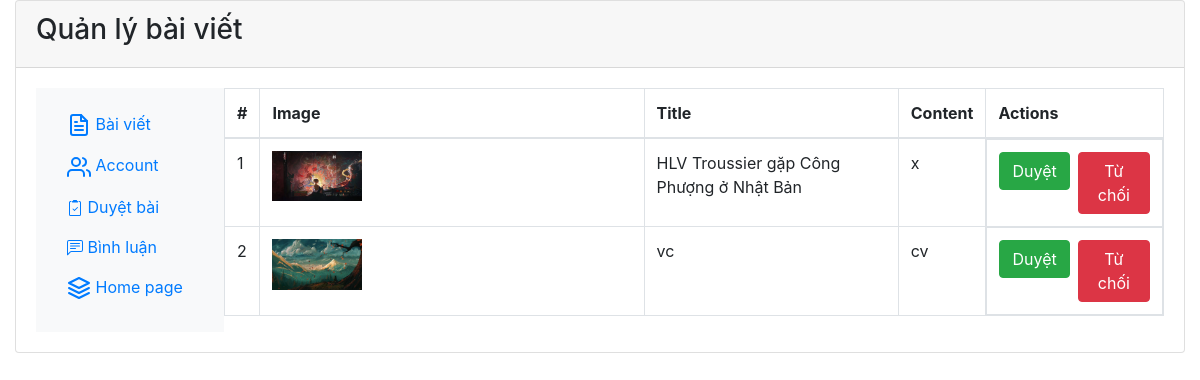
Before: /admin/posts/pending (signed in) with the older database file.
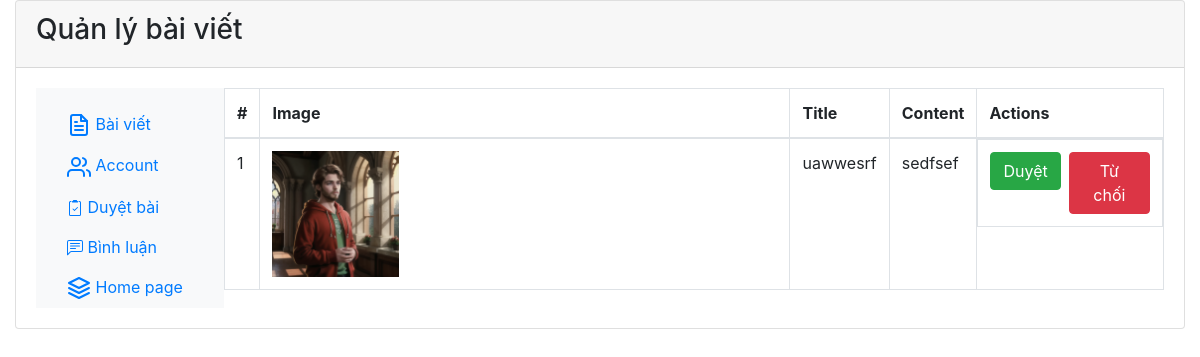
After: the same page with the newer database file.
### app.py (models this page shows)
class Post(db.Model):
    id = db.Column(db.Integer, primary_key=True)
    title = db.Column(db.String(100), nullable=False)
    content = db.Column(db.Text, nullable=False)
    image_url = db.Column(db.String(100))
    status = db.Column(db.String(20), default='pending')
    comments = db.relationship('Comment', backref='post_relation', lazy=True)

### app.py (the view)
@app.route('/admin/posts/pending')
@login_required
def pending_posts():
    pending_posts = Post.query.filter_by(status='pending').all()
    return render_template('admin/pending_posts.html', pending_posts=pending_posts)

### app.py (called while the page is built)
@login_manager.user_loader
def load_user(user_id):
    return User.query.get(int(user_id))

### templates/admin/pending_posts.html (shortened to what this page needs)
<!DOCTYPE html>
<html lang="en">
  <head>
    <link
      rel="stylesheet"
      href="https://cdn.jsdelivr.net/npm/bootstrap@4.3.1/dist/css/bootstrap.min.css"
    />
  </head>
  <body id="page-top">
    <div class="container-fluid h-100">
      <div class="card">
        <div class="card-header">
          <div class="row h-100">
            <div class="col-md-6">
              <h3>Quản lý bài viết</h3>
            </div>
          </div>
        </div>
        <div class="card-body d-flex">
          <nav
            id="sidebarMenu"
            class="col-md-3 col-lg-2 d-md-block bg-light sidebar collapse"
          >
            <div class="position-sticky pt-3">
              <ul class="nav flex-column">
                <li class="nav-item">
                  <a class="nav-link" href="/admin">
                    Bài viết
                  </a>
                </li>
                <li class="nav-item">
                  <a class="nav-link" href="/userManagement">
                    Account
                  </a>
                </li>
                <li class="nav-item">
                  <a class="nav-link" href="{{ url_for('pending_posts') }}">
                    Duyệt bài
                  </a>
                </li>
                <li class="nav-item">
                  <a class="nav-link" href="{{ url_for('admin_comments') }}">
                    Bình luận
                  </a>
                </li>
                <li class="nav-item">
                  <a class="nav-link" href="/">
                    Home page
                  </a>
                </li>
              </ul>
            </div>
          </nav>
          <div class="d-flex flex-column ms-5 ps-5">
            <table class="table table-bordered">
              <thead>
                <tr>
                  <th>#</th>
                  <th>Image</th>
                  <th>Title</th>
                  <th>Content</th>
                  <th>Actions</th>
                </tr>
              </thead>
              <tbody>
                {% for post in pending_posts %}
                <tr>
                  <td>{{ loop.index }}</td>
                  <td>
                    {% if post['image_url'] %}
                    <img
                      src="{{ post['image_url'] }}"
                      alt="Ảnh {{ loop.index }}"
                      class="img-fluid w-25"
                    />
                    {% else %} Không có ảnh {% endif %}
                  </td>
                  <td>{{ post.title }}</td>
                  <td>{{ post.content }}</td>
                  <td class="d-flex">
                    <form
                      class="mr-2"
                      action="{{ url_for('approve_post', post_id=post.id) }}"
                      method="post"
                    >
                      <button type="submit" class="btn btn-success">
                        Duyệt
                      </button>
                    </form>
                    <form
                      action="{{ url_for('reject_post', post_id=post.id) }}"
                      method="post"
                    >
                      <button type="submit" class="btn btn-danger">
                        Từ chối
                      </button>
                    </form>
                  </td>
                </tr>
                {% endfor %}
              </tbody>
            </table>
          </div>
        </div>
      </div>
    </div>
  </body>
</html>

Changed rows visible on the page:
removed Post: image_url (picture), title "HLV Troussier gặp Công Phượng ở Nhật Bản", content "x"
removed Post: image_url (picture), title "vc", content "cv"
added Post: image_url (picture), title "uawwesrf", content "sedfsef"
